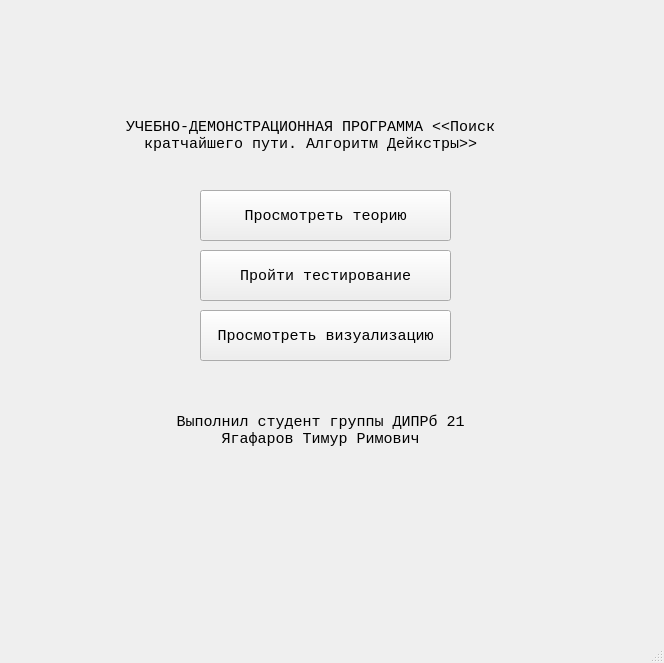
<?xml version="1.0" encoding="UTF-8"?>
<ui version="4.0">
 <class>MainWindow</class>
 <widget class="QMainWindow" name="MainWindow">
  <property name="geometry">
   <rect>
    <x>0</x>
    <y>0</y>
    <width>664</width>
    <height>663</height>
   </rect>
  </property>
  <property name="font">
   <font>
    <family>Consolas</family>
    <pointsize>11</pointsize>
   </font>
  </property>
  <property name="windowTitle">
   <string>Меню</string>
  </property>
  <widget class="QWidget" name="centralwidget">
   <widget class="QLabel" name="label">
    <property name="geometry">
     <rect>
      <x>120</x>
      <y>80</y>
      <width>381</width>
      <height>111</height>
     </rect>
    </property>
    <property name="text">
     <string>УЧЕБНО-ДЕМОНСТРАЦИОННАЯ ПРОГРАММА  &lt;&lt;Поиск кратчайшего пути. Алгоритм Дейкстры&gt;&gt;</string>
    </property>
    <property name="alignment">
     <set>Qt::AlignCenter</set>
    </property>
    <property name="wordWrap">
     <bool>true</bool>
    </property>
   </widget>
   <widget class="QPushButton" name="start_theory">
    <property name="geometry">
     <rect>
      <x>200</x>
      <y>190</y>
      <width>251</width>
      <height>51</height>
     </rect>
    </property>
    <property name="text">
     <string>Просмотреть теорию</string>
    </property>
   </widget>
   <widget class="QPushButton" name="start_test">
    <property name="geometry">
     <rect>
      <x>200</x>
      <y>250</y>
      <width>251</width>
      <height>51</height>
     </rect>
    </property>
    <property name="text">
     <string>Пройти тестирование</string>
    </property>
   </widget>
   <widget class="QPushButton" name="start_visualization">
    <property name="geometry">
     <rect>
      <x>200</x>
      <y>310</y>
      <width>251</width>
      <height>51</height>
     </rect>
    </property>
    <property name="text">
     <string>Просмотреть визуализацию</string>
    </property>
   </widget>
   <widget class="QLabel" name="label_2">
    <property name="geometry">
     <rect>
      <x>160</x>
      <y>370</y>
      <width>321</width>
      <height>121</height>
     </rect>
    </property>
    <property name="text">
     <string>Выполнил студент группы ДИПРб 21 Ягафаров Тимур Римович</string>
    </property>
    <property name="alignment">
     <set>Qt::AlignCenter</set>
    </property>
    <property name="wordWrap">
     <bool>true</bool>
    </property>
   </widget>
  </widget>
  <widget class="QMenuBar" name="menubar">
   <property name="geometry">
    <rect>
     <x>0</x>
     <y>0</y>
     <width>664</width>
     <height>27</height>
    </rect>
   </property>
  </widget>
  <widget class="QStatusBar" name="statusbar"/>
 </widget>
 <resources/>
 <connections/>
</ui>
